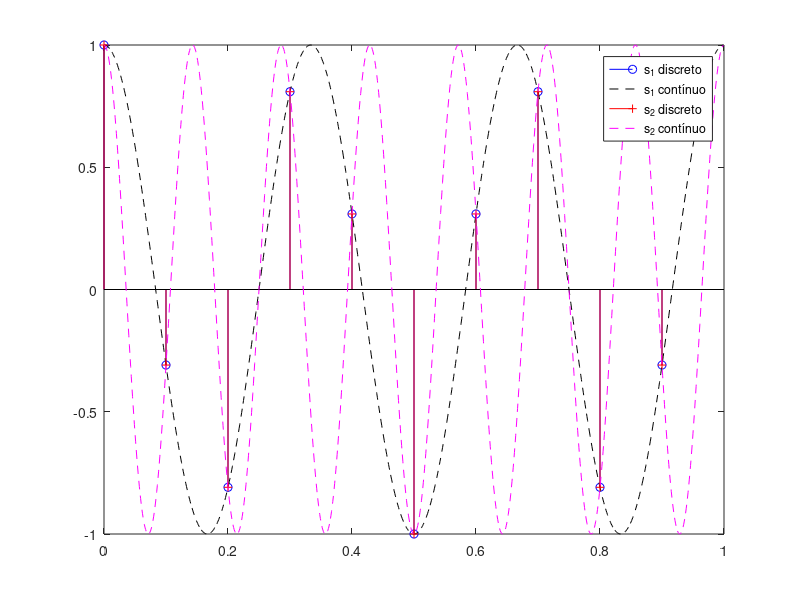

Recreate this plot in MATLAB.
%  Exemplos e Experimentos baseados no livro:
% DINIZ, P. S. R., DA SILVA, E. A. B., e LIMA NETTO, S. Processamento Digital de Sinais: Projeto e Análise de Sistemas. 2. ed. Porto Alegre: Bookman, 2014. 976 p. ISBN 978-8582601235.
%% Experimento 1.2
fs = 10; % frequencia (Hz) de amostragem dos sinais
Ts = 1/fs; fase = 0;
time = 0:Ts:(1-Ts);
f1 = 3; % frequencia (Hz) do sinal s_1
f2 = 7; % frequencia (Hz) do sinal s_2
s_1 = cos(2*pi*f1*time+fase);
s_2 = cos(2*pi*f2*time+fase);
fsa = 1000; % frequência auxiliar de amostragem usada apenas para representação dos sinais originais
Tsa = 1/fsa;
time_aux = 0:Tsa:(1-Tsa);
figure(1);
stem(time,s_1,'ob');
hold on;
plot(time_aux, cos(2*pi*f1*time_aux+fase),'--k');
stem(time,s_2,'+r');
plot(time_aux, cos(2*pi*f2*time_aux+fase),'--m');
hold off;
legend('s_1 discreto','s_1 contínuo','s_2 discreto','s_2 contínuo')